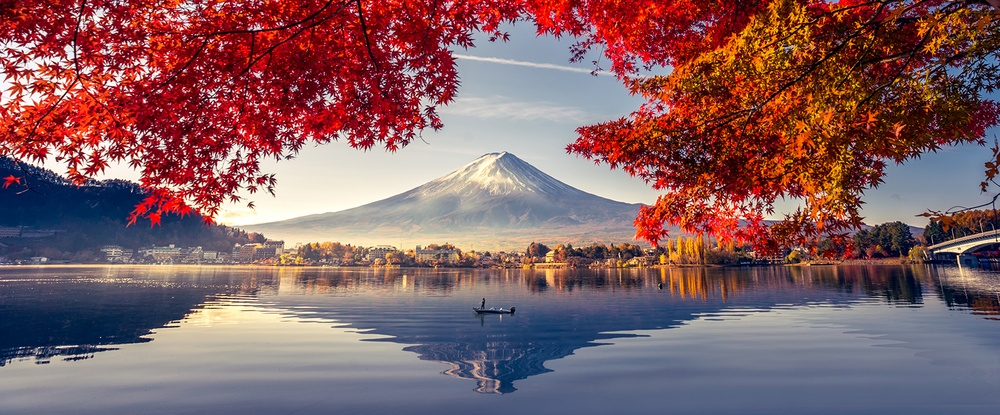
#> input picture Image_Enhancement/Landscape-Color.jpg, 1000 x 415 px, shrunk from 1601 x 664 before the run
$ jupyter execute Image_Enhancement2.ipynb
#> lines starting #> are read from the running program, lines starting #| are printed output that depends on the picture; after the words box and inside, x2 and y2 are one past the last pixel; in counts of white or black regions, pixels touching at a corner belong together
# IMAGE ENHANCEMENT
It is the process of image manipulation to make it more suitable for specific use. It provides better contrast and a more detailed image and is used to enhance medical images, images captured in remote sensing, images from satellite etc.

Image Enhancement can be done in:
Spatial Domain:

There is a direct manipulation of a pixel in an image (on the image plane)

i/p image matrix => || Processing || => o/p image matrix

Frequency Domain:
Processing the image is based on modifying the Fourier transform of an image.

i/p image matrix => || Frequency Transformation(like DFT) || => || Processing || => || Inverse Transformation(IFT) || => o/p image

# Why is it done?
It is done for the following reasons:

Highlighting interesting detail in images.
Removing noise from images.
Making images more visually appealing.
The transformation function is given as follows:

S = T(r)

Where, r is the pixels of the input image. s is the pixels of the output image. T is a transformation function that maps each value to r to each value of s.

It can be achieved through grey level transformations.

# BASIC GREY LEVEL TRANSFORMATIONS
IMAGE NEGATIVES:
It reverses the grey level order. Let the image has an intensity level in the range [0 L-1], then the intensity transformation is given by

# s=L-1-r

[cell 1]
import cv2
import numpy as np
import matplotlib.pyplot as plt

img = cv2.imread('Landscape-Color.jpg')
#> img is the input picture: shape (415, 1000, 3); mean B, G, R 99.3, 95.4, 131.4

imgRGB = cv2.cvtColor(img,cv2.COLOR_BGR2RGB)

plt.imshow(imgRGB)

[cell 2]
img_inv = 255 - imgRGB
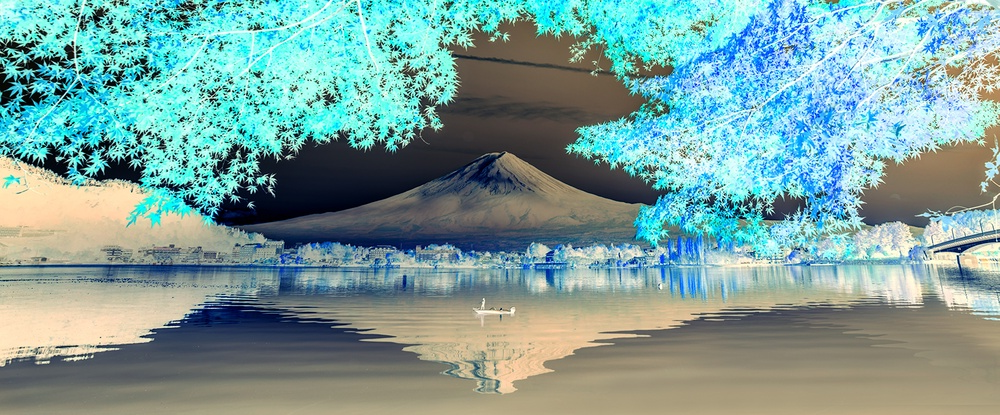
#> img_inv: shape (415, 1000, 3); mean R, G, B 123.6, 159.6, 155.7
plt.imshow(img_inv)
plt.title("NEGATIVE IMAGE")

# LOG TRANSFORMATIONS:
For an image having intensity ranging from [0 L-1], log transformation is given by

s=c log(1+r) where c is a constant.

It compresses the dynamic range of images with a large variation in the pixel value.

Properties:

For lower amplitudes of input image the range of grey levels is expanded.
For higher amplitudes of an input image, the range of grey levels is compressed.

[cell 3]
img_log_transform = 0.6 * np.log(1+np.float32(cv2.imread('Landscape-color.jpg',0)))
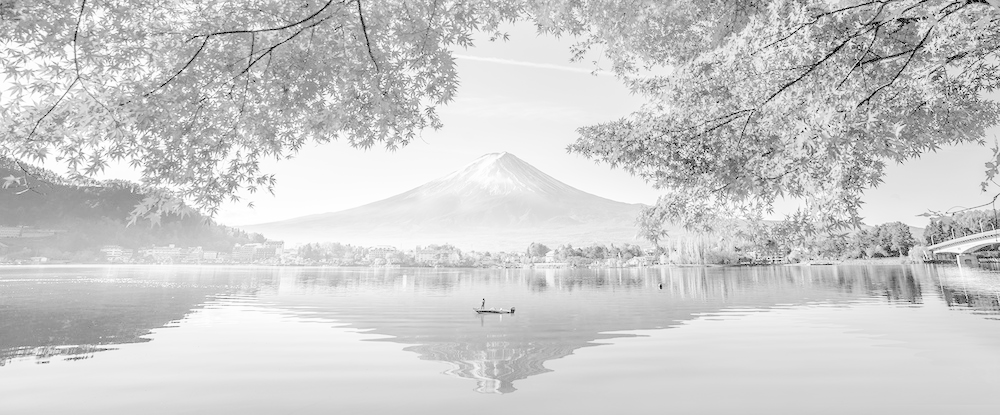
#> img_log_transform: shape (415, 1000) float32; min 0, max 3.33, mean 2.67; drawn with min black and max white

plt.imshow(img_log_transform, cmap = 'gray')

# POWER-LAW TRANSFORMATIONS:
There are further two transformation is power law transformations, that include nth power and nth root transformation. The expression for power-law transformation is given as:

s = c * r*γ

where γ and c are real numbers.

This transformation is also known as gamma transformation. This type of transformation is used for enhancing images for a different type of display devices. The gamma of different display devices is different. For example, Gamma of CRT lies in between of 1.8 to 2.5, that means the image displayed on CRT is dark.

[cell 4]
img1 = cv2.imread('Landscape-color.jpg',0) / 255.0
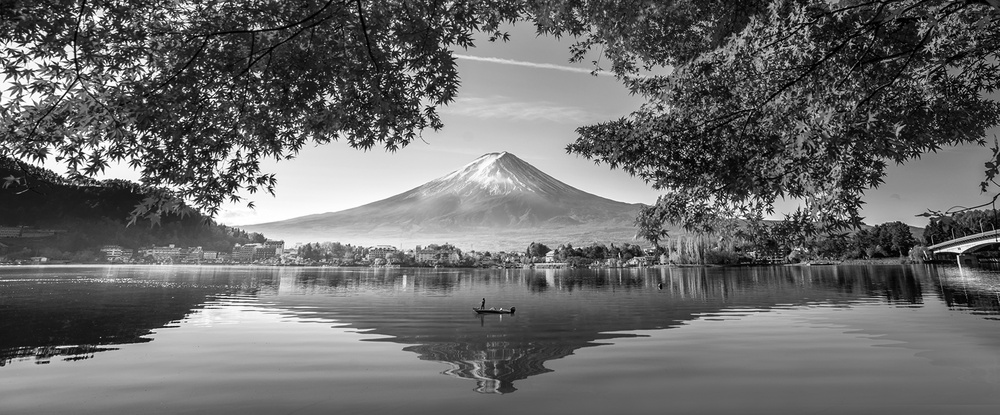
#> img1: shape (415, 1000) float64; min 0, max 1, mean 0.417
im_power_transform = cv2.pow(img1,1.8)
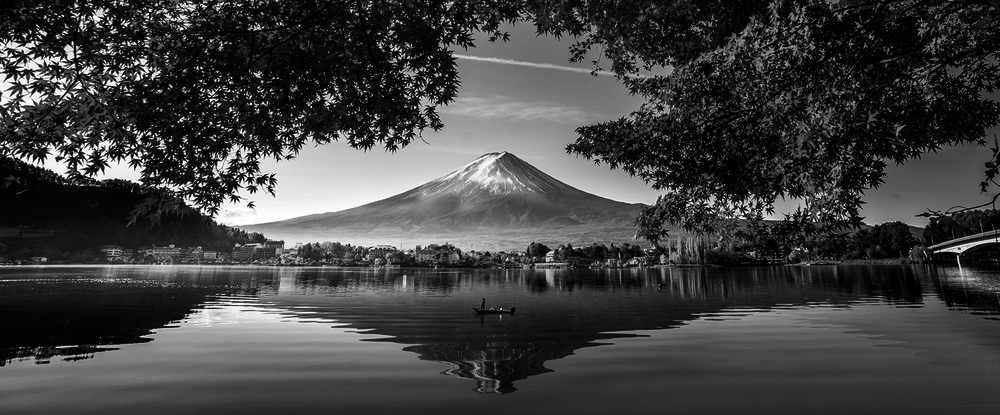
#> im_power_transform: shape (415, 1000) float64; min 0, max 1, mean 0.257
plt.imshow(im_power_transform,cmap = 'gray')

# PIECEWISE TRANSFORMATIONS
# 1) CONTRAST STRETCHING

It is to increase the dynamic range of the grey levels in the image being processed. It produces higher contrast than the original image by:

Darkening the levels below m in the original image.
Brightening the levels above m in the original image.
img2

# 2) GREY LEVEL SLICING AKA INTENSITY SLICING

It highlights a specific range of grey levels in an image.

1st transformation brightens the desired range of grey levels but preserves grey levels unchanged.
2nd transformation displays a high value of all grey levels in the range of interest and a low value for all other grey levels.
img3

[cell 5]
import cv2
import matplotlib.pyplot as plt
import numpy as np

im = cv2.imread('Landscape-color.jpg',0)
#> im: shape (415, 1000); min 0, max 255, mean 106.4

lower_limit = 100
upper_limit = 150
mask = cv2.inRange(im,lower_limit, upper_limit);
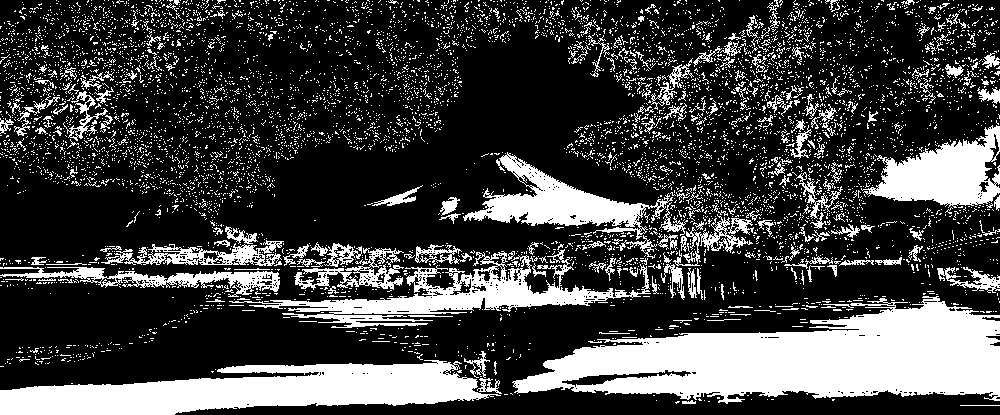
#> mask: shape (415, 1000); 25.8% white; 7007 white regions (6777 under 20 px), largest, box (x1, y1, x2, y2) and area: (512, 296, 1000, 404) 29928, (0, 360, 501, 415) 16346, (229, 249, 651, 328) 8252
im_grey_scaling = im.copy()
im_grey_scaling[mask>0]=255
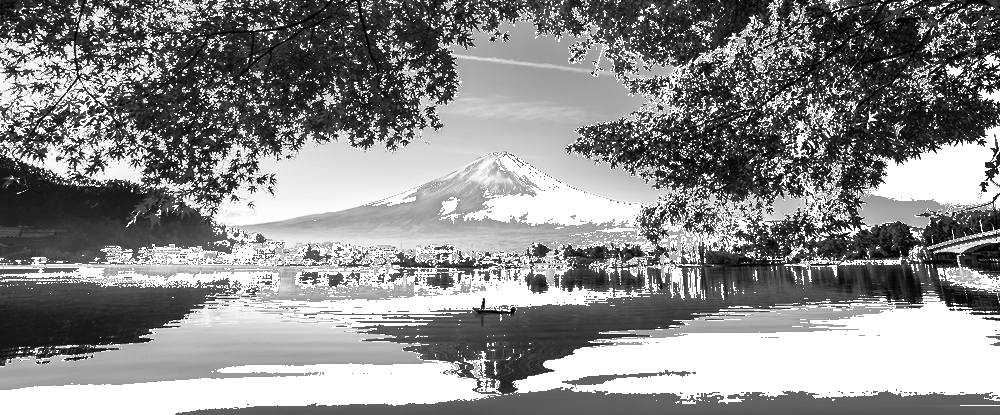
#> im_grey_scaling: shape (415, 1000); min 0, max 255, mean 140.6

fig = plt.figure(figsize=(15,5))

ax = fig.add_subplot(121)
plt.title('Original',fontsize=18)
plt.imshow(im,cmap='gray')

ax = fig.add_subplot(122)
plt.imshow(im_grey_scaling, cmap='gray')
ax.set_title('Intensity/grey level slicing ',fontsize=18)

plt.show()

# 3) BIT-PLANE SLICING

Instead of highlighting gray level images, highlighting the contribution made to total image appearance by specific bits might be desired. Suppose that each pixel in an image is represented by 8 bits.

Higher-order bits contain the majority of the visually significant data.

[cell 6]
im = cv2.imread('Landscape-color.jpg',0)

bit_plane = im.copy()
bit_plane_no = 8

for i in range(0, im.shape[0]):
    for j in range(0, im.shape[1]):
        bit_plane[i,j] = (im[i,j] & 2**(bit_plane_no-1))
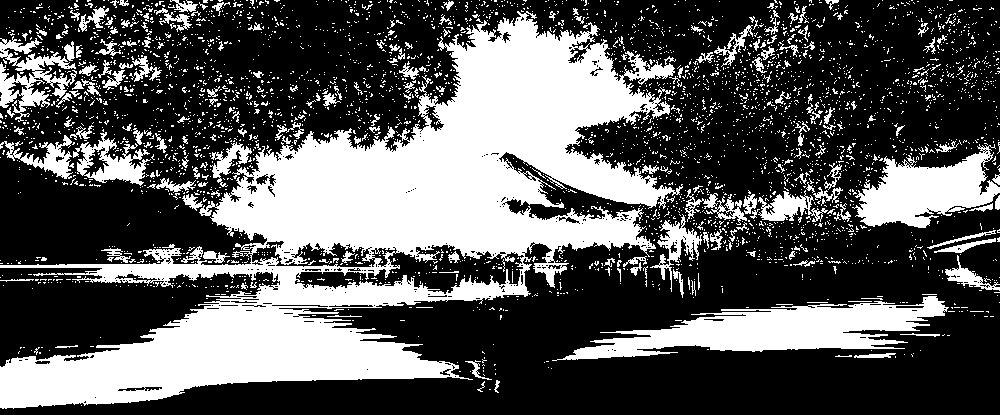
#> bit_plane: shape (415, 1000); values 0 (black) and 128 (white), 34.8% white; 3624 white regions (3421 under 20 px), largest, box (x1, y1, x2, y2) and area: (0, 11, 683, 409) 95508, (552, 296, 949, 361) 11353, (852, 144, 1000, 228) 6607
fig = plt.figure(figsize=(15,5))

ax = fig.add_subplot(121)
plt.title('Original',fontsize=18)
plt.imshow(im,cmap='gray')

ax = fig.add_subplot(122)
plt.imshow(bit_plane,cmap='gray')
ax.set_title('Bit plane '+str(bit_plane_no),fontsize=18)

$ run again, with Image_Enhancement/low_res_image.jpg copied over Image_Enhancement/Landscape-Color.jpg
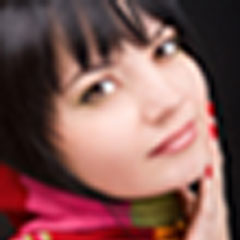
#> input picture Image_Enhancement/low_res_image.jpg, 240 x 240 px
#> img is the input picture: shape (240, 240, 3); mean B, G, R 86.2, 89.6, 130.5
#> `mask = cv2.inRange(im,lower_limit, upper_limit);`:
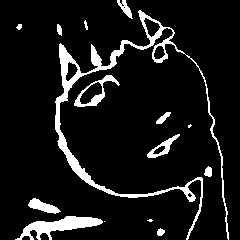
#> mask: shape (240, 240); 9.3% white; 15 white regions (3 under 20 px), largest, box (x1, y1, x2, y2) and area: (55, 10, 229, 240) 3151, (15, 216, 103, 240) 909, (74, 75, 120, 107) 363
#> im_grey_scaling: shape (240, 240); min 0, max 255, mean 113.6
#> after the loop `for i in range(0, im.shape[0]):`:
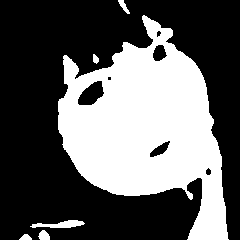
#> bit_plane: shape (240, 240); values 0 (black) and 128 (white), 37% white; 6 white regions, box (x1, y1, x2, y2) and area: (58, 15, 229, 240) 20816, (30, 220, 85, 228) 257, (38, 230, 50, 240) 88, (118, 0, 130, 14) 70, (19, 234, 32, 240) 53, (93, 54, 99, 64) 43
